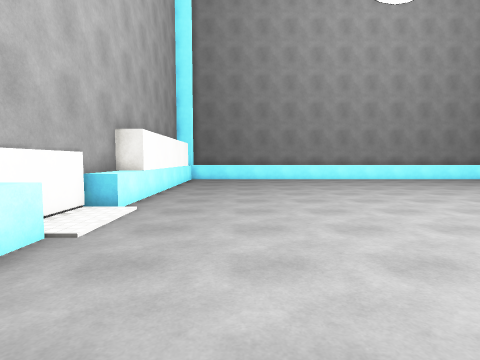
[1] (above)

18 first-person views from a walk through a Unity game level. The camera is 1.4 m above the floor, tilts 4° down and sees 80° across. The floor is counted in squares, 1 m on a side. Each view is taken from the middle of a square. On the plan, view 1 faces up. The plan holds only what a view shows up to about 14 squares ahead; the rest is blank. The player character is not drawn. Surface patterns are stand-ins for the level's own textures.

[2]
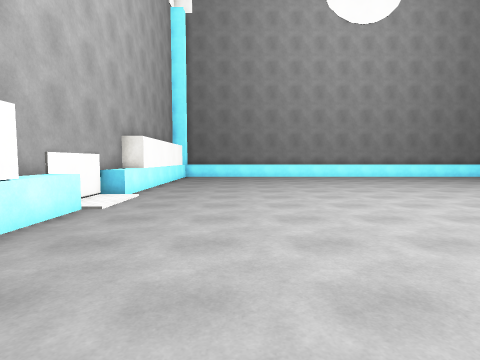

[3]
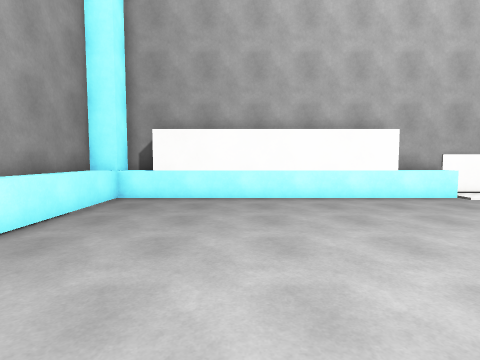

[4]
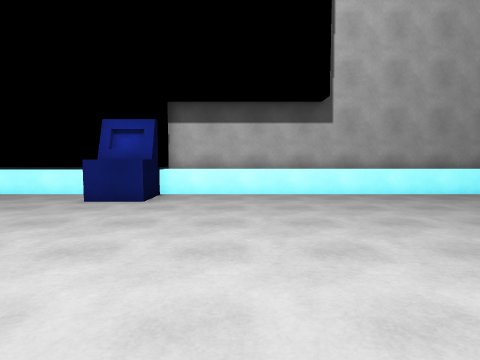

[5]
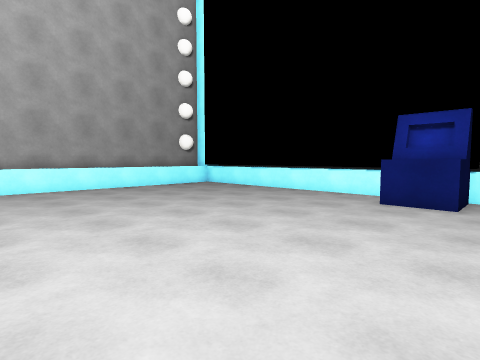

[6]
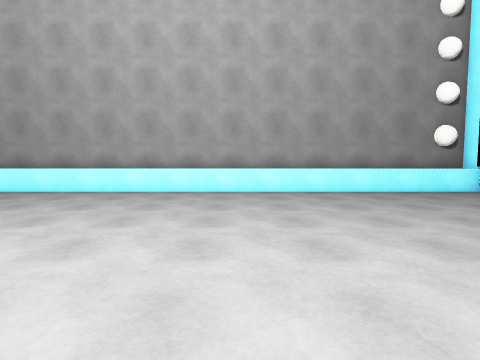

[7]
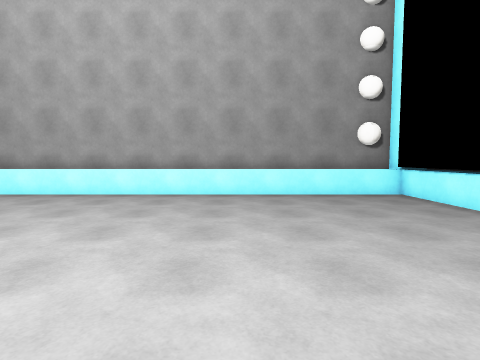

[8]
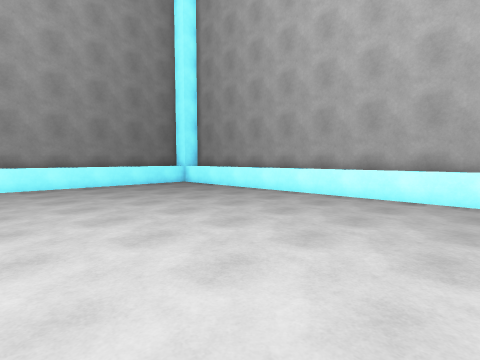

[9]
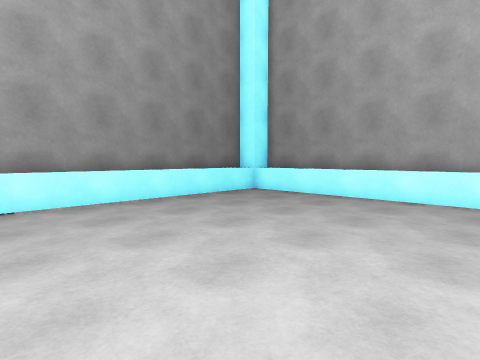

[10]
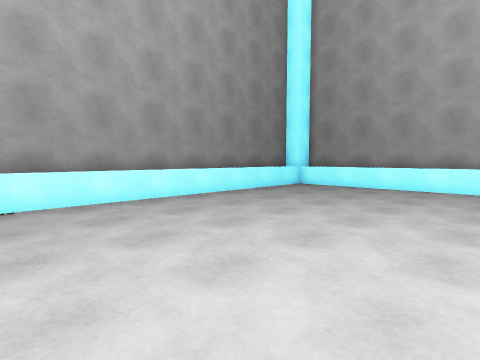

[11]
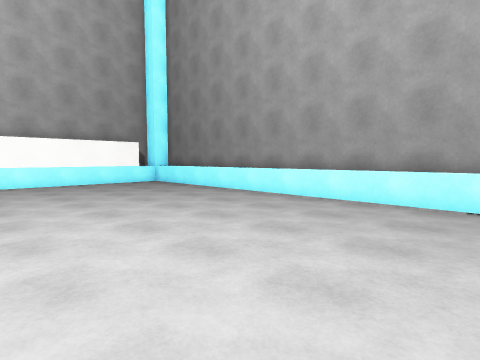

[12]
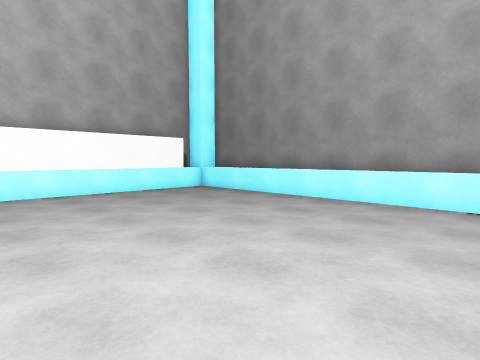

[13]
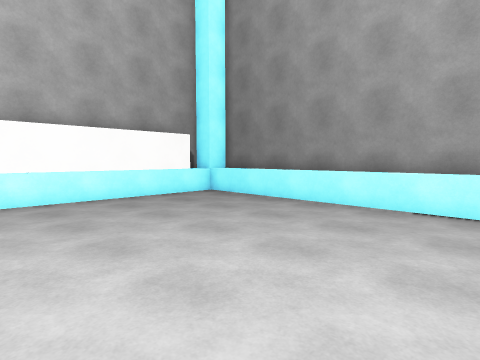

[14]
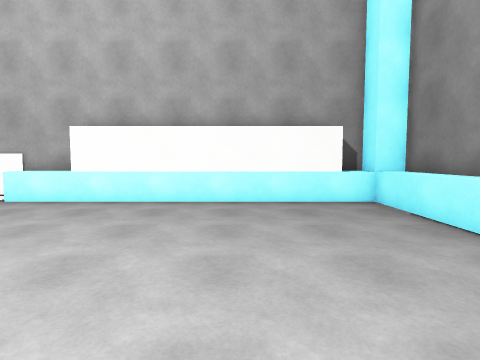

[15]
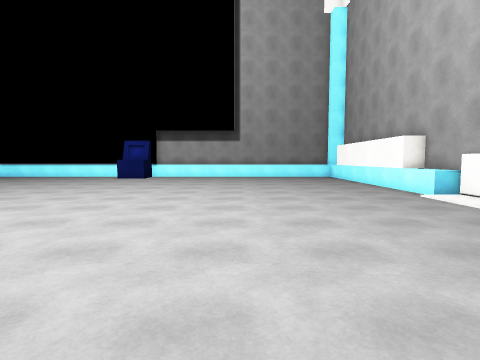

[16]
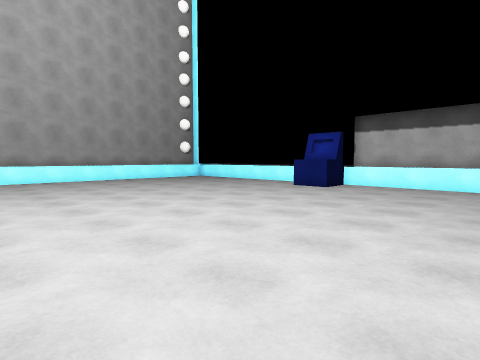

[17]
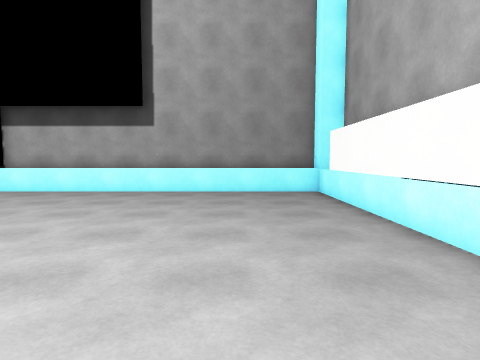

[18]
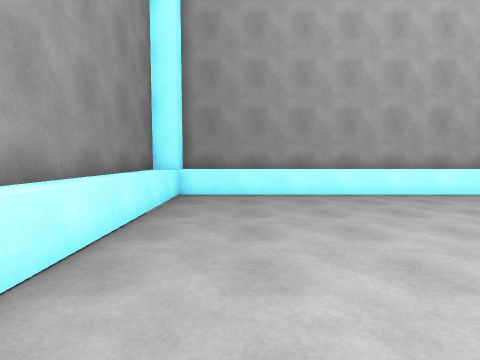

### Floor plan
Key: @ floor where view 1 was taken; # wall or solid block; . floor; ^ raised ledge; B block.
Columns run from 5 left of view 1 to 26 right of it. Each row starts with its distance up from view 1.
 22  ^#############################
 21 #^^^^^^^^^^^^^^^^^^^^^^^^^^^^^^#
 20 #^............................^#
 19  #............................^#
 18  #............................^#
 17  #............................^#
 16  #............................^#
 15  #............................^#
 14  #............................^#
 13  #............................^#
 12  #............................^#
 11  #............................^#
 10 #^................ ...........^#
  9 #^...............  ...........^#
  8 B^...............  ...........^#
  7 B ............................^#
  6 B ............................^#
  5 #^............................^#
  4 #^............................^#
  3 #^............................^#
  2  #............................^#
  1  #............................^#
  0  #...@........................^#
 -1  #............................^#
 -2  #............................^#
 -3  #............................^#
 -4  #............................^#
 -5  #............................^#
 -6  #............... ............^#
 -7 #^...............  ..... .....^#
 -8 #^^^^^^^^^^^^^^^#  #####  ####^#
 -9  ^###############           ##

Positions as (right, up) in squares from view 1, and headings:
1: (0, 0), facing up
2: (1, -3), facing up
3: (7, -3), facing left
4: (8, 4), facing down
5: (10, 4), facing down-right
6: (12, 3), facing right
7: (13, -1), facing right
8: (14, 5), facing up-right
9: (14, 11), facing up-right
10: (10, 11), facing up-right
11: (14, 11), facing up-left
12: (9, 11), facing up-left
13: (7, 12), facing up-left
14: (6, 16), facing left
15: (4, 16), facing down
16: (4, 8), facing down-right
17: (0, 5), facing down
18: (13, 18), facing right
